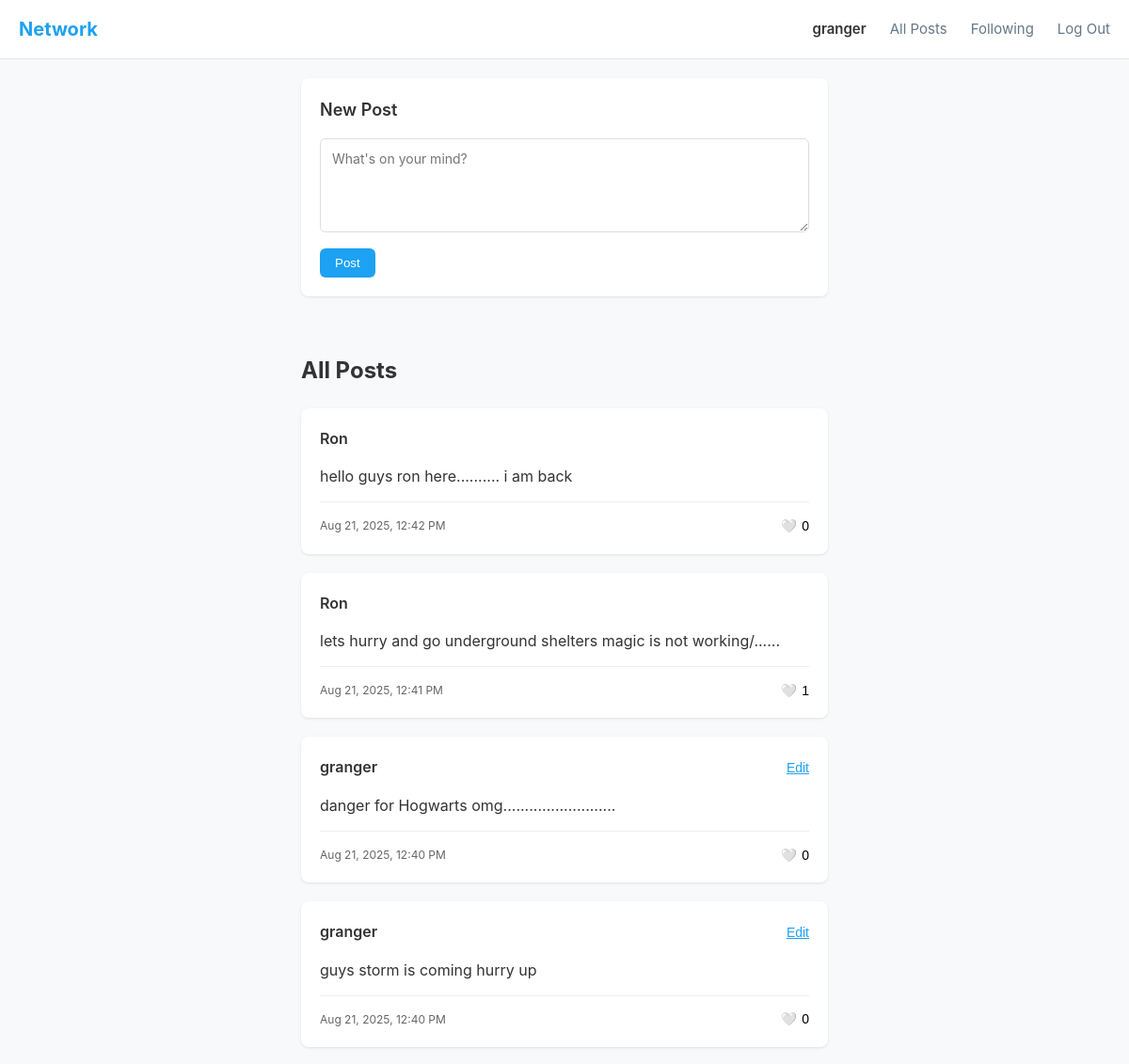
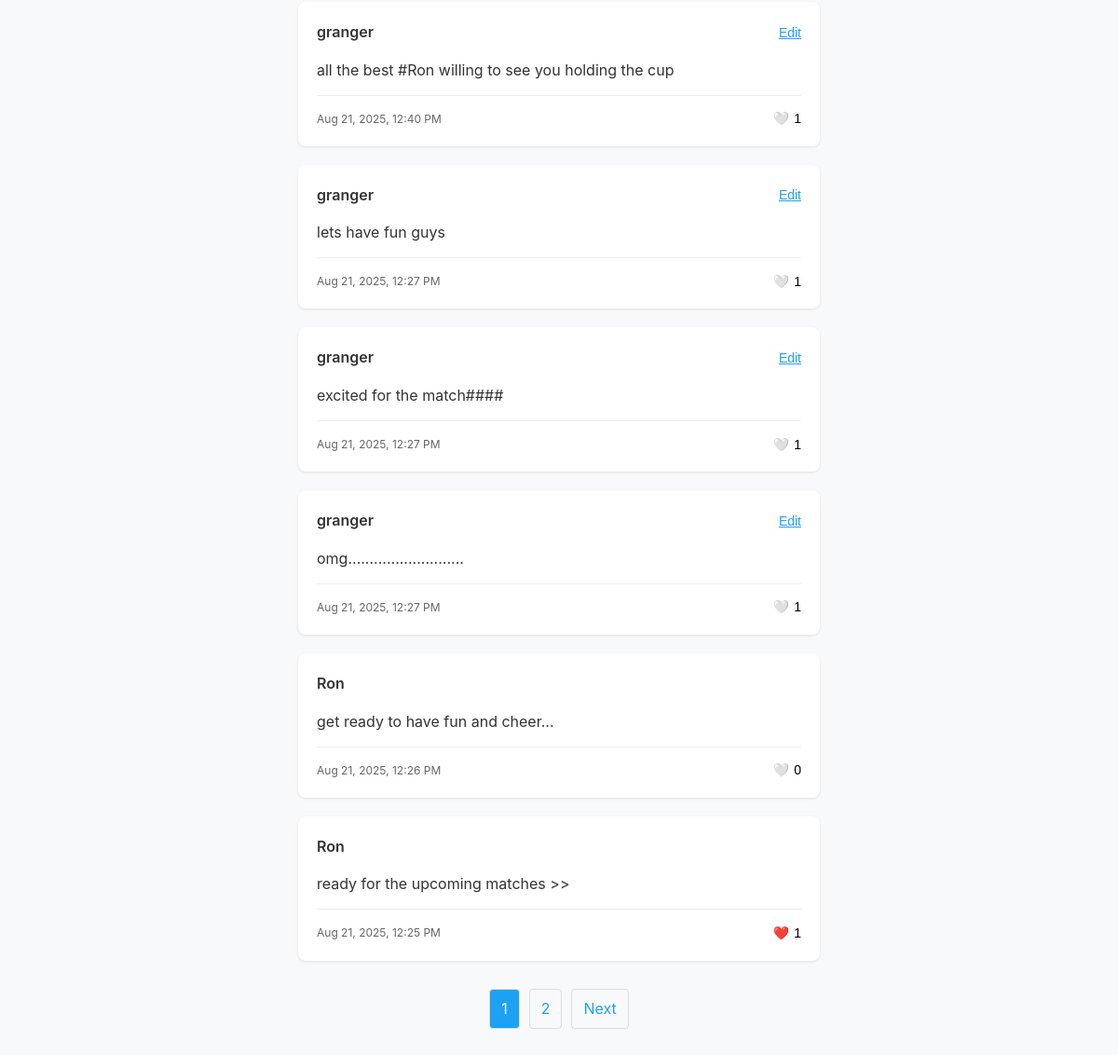
Screenshot of / (signed in) with the database file from the repository (2 pictures, top to bottom).
### network/models.py (models this page shows, shortened)
class User(AbstractUser):
    def followers_count(self):
        return Follow.objects.filter(following=self).count()

class Post(models.Model):
    user = models.ForeignKey(User, on_delete=models.CASCADE, related_name="posts")
    content = models.TextField(max_length=280)
    timestamp = models.DateTimeField(auto_now_add=True)
    likes = models.ManyToManyField(User, related_name="liked_posts", blank=True)
    class Meta:
        ordering = ["-timestamp"]
    def like_count(self):
        return self.likes.count()

### network/views.py (the view)
# urls.py: path("", views.index, name="index"),
def index(request):
    posts = Post.objects.all()
    paginator = Paginator(posts, 10)  # Show 10 posts per page
    page_number = request.GET.get('page')
    page_obj = paginator.get_page(page_number)
    return render(request, "network/index.html", {
        "page_obj": page_obj
    })

### network/templates/network/index.html (shortened to what this page needs)
{% extends "network/layout.html" %}
{% block body %}
    {% if user.is_authenticated %}
        <div class="new-post-container">
            <div class="new-post-card">
                <h3>New Post</h3>
                <form method="post" action="{% url 'new_post' %}">
                    <textarea
                        name="content"
                        placeholder="What's on your mind?"
                        maxlength="280"
                        required
                    ></textarea>
                    <button type="submit" class="post-btn">Post</button>
                </form>
            </div>
        </div>
    {% endif %}
    <div class="posts-container">
        <h1>All Posts</h1>
        {% if page_obj %}
            {% for post in page_obj %}
                <div class="post-card">
                    <div class="post-header">
                        <h3 class="username">
                            <a href="{% url 'profile' post.user.username %}">{{ post.user.username }}</a>
                        </h3>
                        {% if user == post.user %}
                            <button class="edit-btn" onclick="editPost({{ post.id }})">Edit</button>
                        {% endif %}
                    </div>
                    <div id="post-content-{{ post.id }}" class="post-content">
                        {{ post.content }}
                    </div>
                    <div class="post-footer">
                        <small class="timestamp">{{ post.timestamp|date:"M d, Y, g:i A" }}</small>
                        <div class="post-actions">
                            {% if user.is_authenticated %}
                                <button class="like-btn" onclick="toggleLike({{ post.id }})"
                                        data-liked="{% if user in post.likes.all %}true{% else %}false{% endif %}">
                                    <span id="like-icon-{{ post.id }}">
                                        {% if user in post.likes.all %}❤️{% else %}🤍{% endif %}
                                    </span>
                                    <span id="like-count-{{ post.id }}">{{ post.like_count }}</span>
                                </button>
                            {% else %}
                                <span class="like-display">❤️ {{ post.like_count }}</span>
                            {% endif %}
                        </div>
                    </div>
                </div>
            {% endfor %}
            {% if page_obj.has_other_pages %}
                <div class="pagination">
                    {% for i in page_obj.paginator.page_range %}
                        {% if page_obj.number == i %}
                            <span class="current">{{ i }}</span>
                        {% else %}
                            <a href="?page={{ i }}">{{ i }}</a>
                        {% endif %}
                    {% endfor %}
                    {% if page_obj.has_next %}
                        <a href="?page={{ page_obj.next_page_number }}">Next</a>
                    {% endif %}
                </div>
            {% endif %}
        {% else %}
            <div class="no-posts">
                <p>No posts yet. {% if user.is_authenticated %}Be the first to post something!{% else %}Log in to create posts.{% endif %}</p>
            </div>
        {% endif %}
    </div>
{% endblock %}

### network/templates/network/layout.html (shortened to what this page needs)
{% load static %}
<!DOCTYPE html>
<html lang="en">
    <head>
        <link href="{% static 'network/styles.css' %}" rel="stylesheet">
    </head>
    <body>
        <nav class="navbar">
            <div class="nav-container">
                <a href="{% url 'index' %}" class="nav-brand">Network</a>
                <div class="nav-links">
                    {% if user.is_authenticated %}
                        <a href="{% url 'profile' user.username %}" class="nav-link username-link">{{ user.username }}</a>
                    {% endif %}
                    <a href="{% url 'index' %}" class="nav-link">All Posts</a>
                    {% if user.is_authenticated %}
                        <a href="{% url 'following' %}" class="nav-link">Following</a>
                        <a href="{% url 'logout' %}" class="nav-link">Log Out</a>
                    {% else %}
                        <a href="{% url 'login' %}" class="nav-link">Log In</a>
                        <a href="{% url 'register' %}" class="nav-link">Register</a>
                    {% endif %}
                </div>
            </div>
        </nav>
        <main class="main-content">
            {% block body %}
            {% endblock %}
        </main>
    </body>
</html>

### network/templates/network/index.html (style rules this page uses)
body { font-family: -apple-system, BlinkMacSystemFont, "Segoe UI", Roboto, sans-serif; background-color: #f8f9fa; margin: 0; padding: 0; }
.new-post-container, .posts-container { max-width: 600px; margin: 0 auto; padding: 20px; }
.new-post-card, .post-card { background: white; border-radius: 8px; padding: 20px; margin-bottom: 20px; box-shadow: 0 1px 3px rgba(0,0,0,0.1); }
.new-post-card h3 { margin: 0 0 15px 0; font-size: 18px; font-weight: 600; }
.new-post-card textarea { width: 100%; min-height: 100px; padding: 12px; border: 1px solid #ddd; border-radius: 6px; resize: vertical; font-family: inherit; font-size: 14px; }
.post-btn { background: #1da1f2; color: white; border: none; padding: 8px 16px; border-radius: 6px; font-weight: 500; margin-top: 10px; cursor: pointer; }
.posts-container h1 { font-size: 24px; margin-bottom: 20px; font-weight: 700; }
.post-header { display: flex; justify-content: space-between; align-items: center; margin-bottom: 10px; }
.username { margin: 0; font-size: 16px; font-weight: 600; }
.username a { color: #333; text-decoration: none; }
.edit-btn { background: none; border: none; color: #1da1f2; cursor: pointer; font-size: 14px; text-decoration: underline; }
.post-content { margin: 15px 0; line-height: 1.5; color: #333; }
.post-footer { display: flex; justify-content: space-between; align-items: center; margin-top: 15px; padding-top: 15px; border-top: 1px solid #eee; }
.timestamp { color: #666; font-size: 12px; }
.post-actions { display: flex; gap: 15px; align-items: center; }
.like-btn { background: none; border: none; cursor: pointer; display: flex; align-items: center; gap: 5px; font-size: 14px; }
.pagination { display: flex; justify-content: center; gap: 10px; margin: 30px 0; }
.pagination a, .pagination .current { padding: 8px 12px; text-decoration: none; color: #1da1f2; border: 1px solid #ddd; border-radius: 4px; }
.pagination .current { background: #1da1f2; color: white; }

### network/templates/network/layout.html (style rules this page uses)
* { margin: 0; padding: 0; box-sizing: border-box; }
body { font-family: -apple-system, BlinkMacSystemFont, "Segoe UI", Roboto, "Helvetica Neue", Arial, sans-serif; background-color: #f8f9fa; color: #333; line-height: 1.6; }
.navbar { background: white; border-bottom: 1px solid #e1e8ed; padding: 0; position: sticky; top: 0; z-index: 100; }
.nav-container { max-width: 1200px; margin: 0 auto; display: flex; justify-content: space-between; align-items: center; padding: 15px 20px; }
.nav-brand { font-size: 20px; font-weight: bold; color: #1da1f2; text-decoration: none; }
.nav-links { display: flex; gap: 25px; align-items: center; }
.nav-link { color: #657786; text-decoration: none; font-size: 15px; font-weight: 400; transition: color 0.2s; }
.username-link { font-weight: 600; color: #333; }
.main-content { min-height: calc(100vh - 70px); padding: 0; }

### rows the page displays
User: username "granger"
Post: user.username "Ron", content "hello guys ron here.......... i am back", timestamp "Aug 21, 2025, 12:42 PM", like_count "0"
Post: user.username "Ron", content "lets hurry and go underground shelters magic is not working/......", timestamp "Aug 21, 2025, 12:41 PM", like_count "1"
Post: user.username "granger", content "danger for Hogwarts omg..........................", timestamp "Aug 21, 2025, 12:40 PM", like_count "0"
Post: user.username "granger", content "guys storm is coming hurry up", timestamp "Aug 21, 2025, 12:40 PM", like_count "0"
Post: user.username "granger", content "all the best #Ron willing to see you holding the cup", timestamp "Aug 21, 2025, 12:40 PM", like_count "1"
Post: user.username "granger", content "lets have fun guys", timestamp "Aug 21, 2025, 12:27 PM", like_count "1"
Post: user.username "granger", content "excited for the match####", timestamp "Aug 21, 2025, 12:27 PM", like_count "1"
Post: user.username "granger", content "omg...........................", timestamp "Aug 21, 2025, 12:27 PM", like_count "1"
Post: user.username "Ron", content "get ready to have fun and cheer...", timestamp "Aug 21, 2025, 12:26 PM", like_count "0"
Post: user.username "Ron", content "ready for the upcoming matches >>", timestamp "Aug 21, 2025, 12:25 PM", like_count "1"

### other values shown
{{ i }} "1"
{{ i }} "2"
